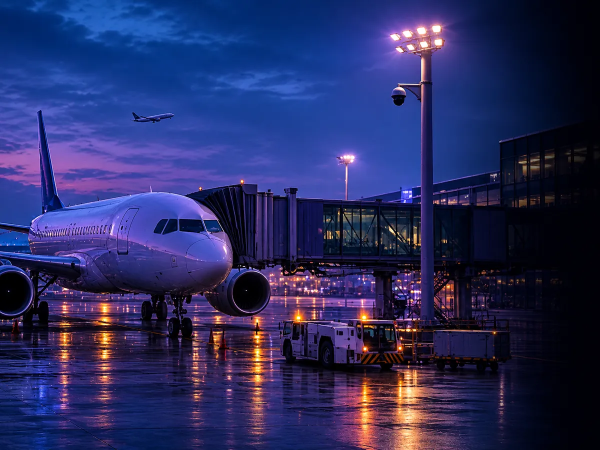
#> input picture assets/img/aviation.webp, 1200 x 900 px, found by its file name (shown at 1/2 size)
$ python assess-old.py
#> lines starting #> are read from the running program, lines starting #| are printed output that depends on the picture
from PIL import Image
import os, statistics

img_dir = 'assets/img'
targets = [
    'aviation.webp',
    'healthcare.webp',
    'Agriculture.webp',
    'smartagriculture.webp',
    'agricultureai.webp',
    'securitysurveillance.webp',
    'smart-cities.webp',
]
print(f"{'File':<35} {'W':>5} {'H':>5} {'AvgR':>6} {'AvgG':>6} {'AvgB':>6} {'Dark?':>6} {'Violet?':>7}")
print('-'*80)
for fname in targets:
    p = os.path.join(img_dir, fname)
    with Image.open(p) as im:
#> im is the input picture: PIL image 1200x900 RGB; mean R, G, B 41.4, 44.4, 96.9
        rgb = im.convert('RGB').resize((80, 60))
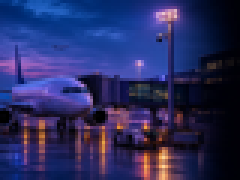
#> rgb: PIL image 80x60 RGB (shown 3 times larger); mean R, G, B 41.4, 44.4, 97
        pixels = list(rgb.getdata())
#> pixels = 4800 items, first 6: (4, 52, 126), (3, 50, 125), (2, 49, 124), (2, 51, 127), (11, 65, 149), (18, 75, 163)
        r = statistics.mean(px[0] for px in pixels)
#> r = 41.38
        g = statistics.mean(px[1] for px in pixels)
#> g = 44.41
        b = statistics.mean(px[2] for px in pixels)
#> b = 96.95
        lum = (r + g + b) / 3
#> lum = 60.92
        dark = 'yes' if lum < 100 else 'no'
#> dark = 'yes'
        violet = 'yes' if b > r and b > g and r > 60 else 'no'
#> violet = 'no'
        w, h = im.size
#> w = 1200; h = 900
    print(f"{fname:<35} {w:>5} {h:>5} {r:>6.0f} {g:>6.0f} {b:>6.0f} {dark:>6} {violet:>7}")
#| aviation.webp                        1200   900     41     44     97    yes      no
#> pass 2 of the loop `for fname in targets:`:
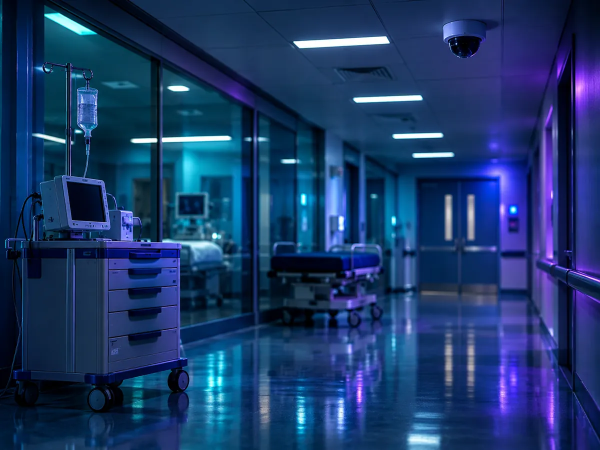
#> input picture assets/img/healthcare.webp, 1200 x 900 px, found by its file name (shown at 1/2 size)
#> im is the input picture: PIL image 1200x900 RGB; mean R, G, B 26.4, 56.3, 104.7
#> `rgb = im.convert('RGB').resize((80, 60))`:
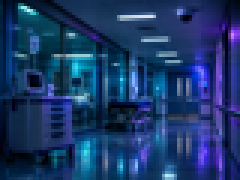
#> rgb: PIL image 80x60 RGB (shown 3 times larger); mean R, G, B 26.5, 56.3, 104.7
#> pixels = 4800 items, first 6: (1, 21, 40), (0, 4, 19), (1, 13, 35), (1, 17, 42), (0, 11, 31), (1, 14, 31)
#> r = 26.46
#> g = 56.3
#> b = 104.7
#> lum = 62.49
#| healthcare.webp                      1200   900     26     56    105    yes      no
#> pass 3 of the loop `for fname in targets:`:
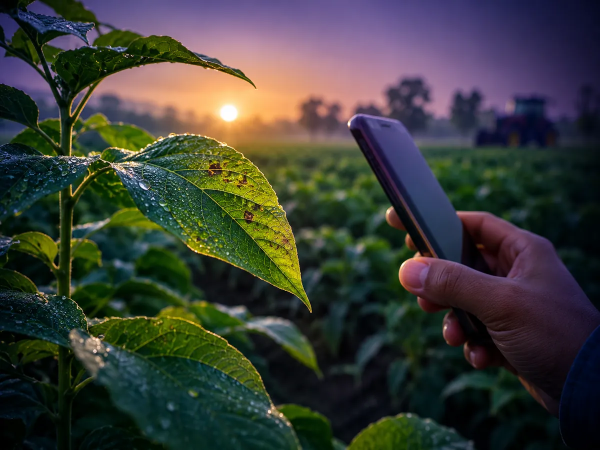
#> input picture assets/img/Agriculture.webp, 1200 x 900 px, found by its file name (shown at 1/2 size)
#> im is the input picture: PIL image 1200x900 RGB; mean R, G, B 58.9, 61.2, 55.4
#> `rgb = im.convert('RGB').resize((80, 60))`:
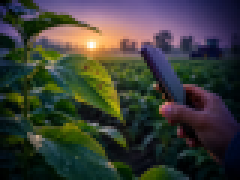
#> rgb: PIL image 80x60 RGB (shown 3 times larger); mean R, G, B 58.9, 61.2, 55.4
#> pixels = 4800 items, first 6: (0, 1, 1), (0, 2, 1), (4, 14, 3), (21, 29, 21), (54, 49, 92), (48, 47, 89)
#> r = 58.92
#> g = 61.24
#> b = 55.37
#> lum = 58.51
#| Agriculture.webp                     1200   900     59     61     55    yes      no
#> (the run stopped early here; a loop or call above may not have finished)
